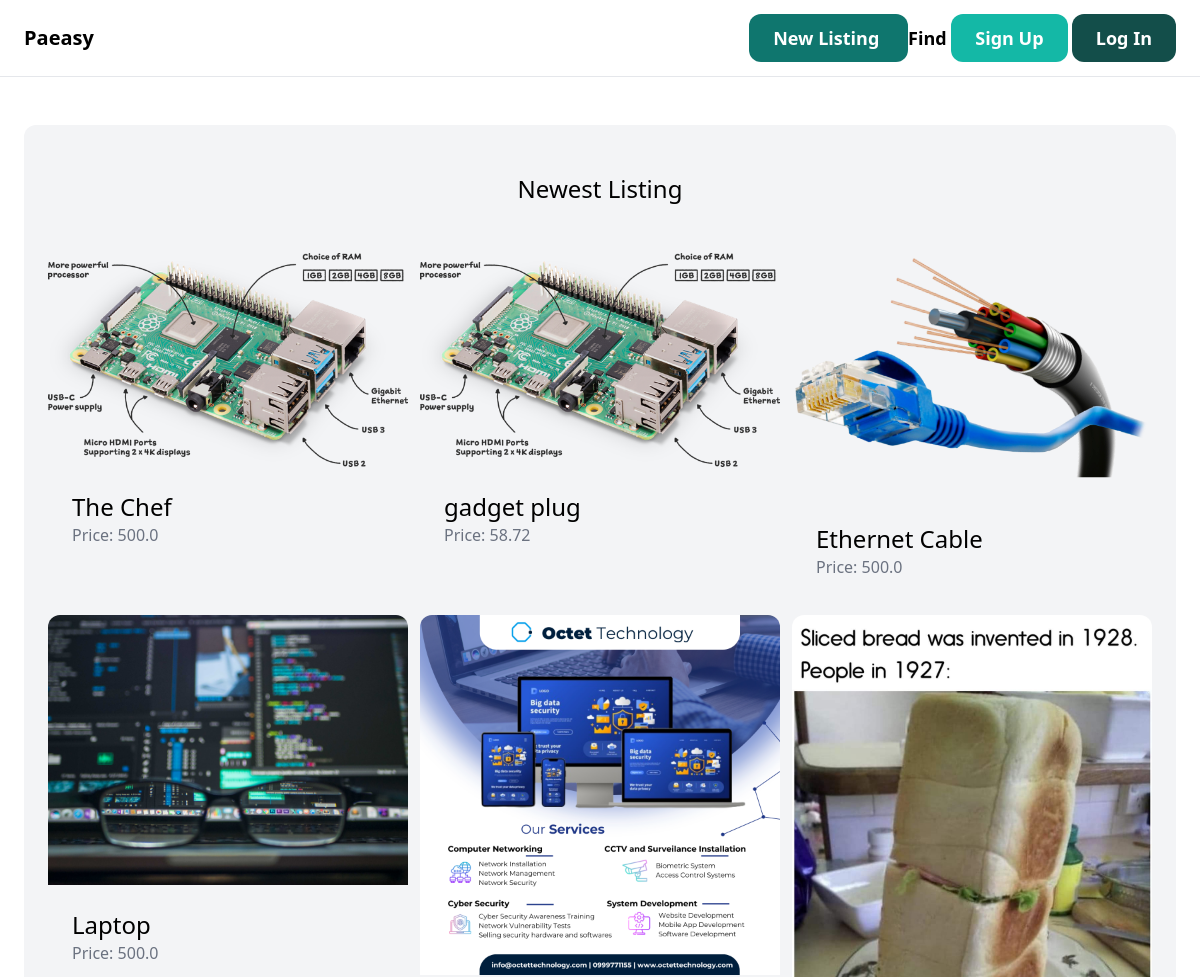
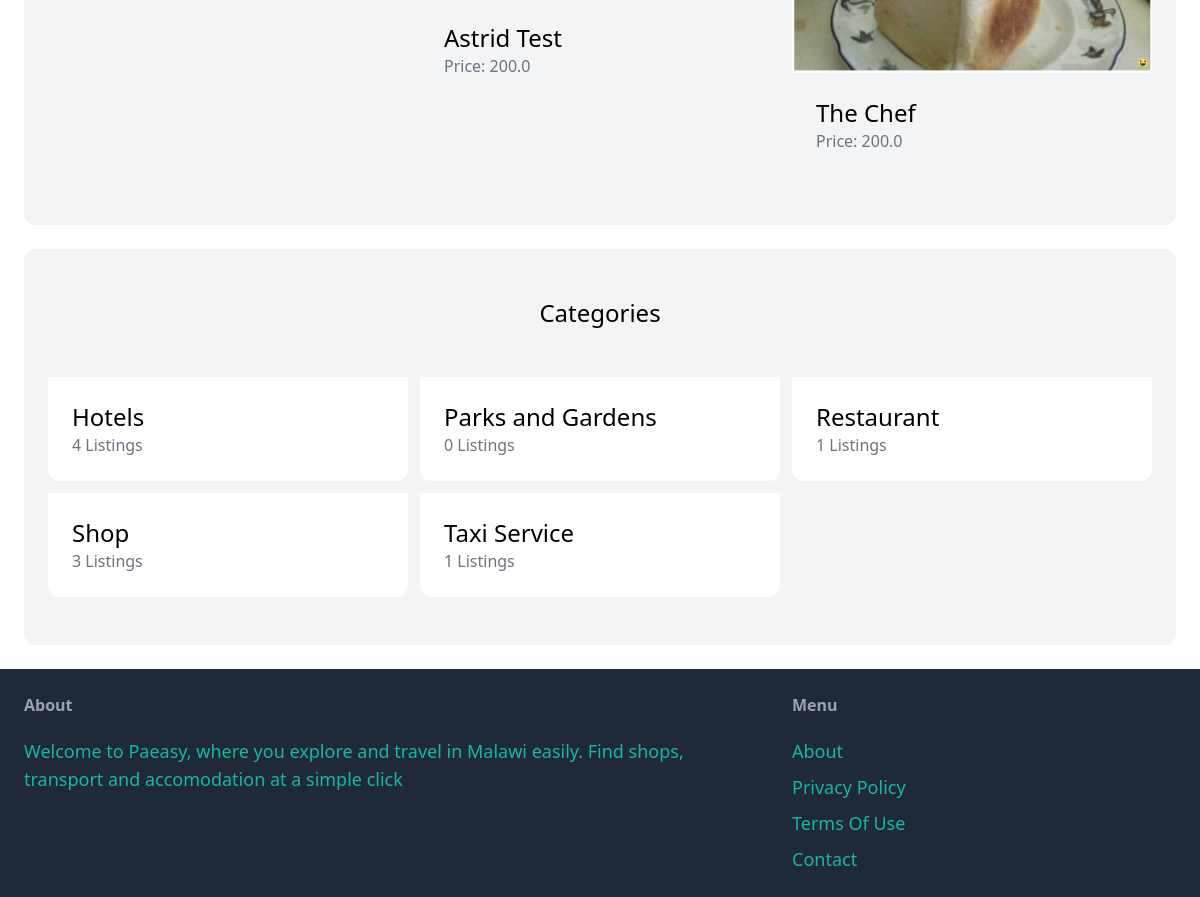
The page / on the database its author committed (2 pictures, top to bottom).
### listing/models.py (models this page shows, shortened)
class Listing(models.Model):
    category = models.ForeignKey(Category, related_name='listings', on_delete=models.CASCADE, default=1)
    name = models.CharField(max_length=255)
    description = models.TextField(blank=True, null=True)
    price = models.FloatField()
    image = models.ImageField(upload_to='Listing_images', blank=True, null=True)
    is_sold = models.BooleanField(default=False)
    created_by = models.ForeignKey(User, related_name='listings', on_delete=models.CASCADE)
    created_at = models.DateTimeField(auto_now_add=True)

class Category(models.Model):
    name = models.CharField(max_length=255)
    class Meta:
        ordering = ('name',)
        verbose_name_plural = 'Categories'

### core/views.py (the view)
# urls.py: path('', views.index, name='index'),
def index(request):
    listings = Listing.objects.filter(is_sold=False) [0:6]
    categories = Category.objects.all()
    return render(request, 'core/index.html', {
        'categories': categories,
        'listings': listings,
    })

### core/templates/core/index.html (shortened to what this page needs)
{% extends 'core/base.html' %}
{% block content %}
    <div class="mt-6 px-6 py-12 bg-gray-100 rounded-xl">
        <h2 class="mb-12 text-2xl text-center"> Newest Listing</h2>
        <div class="grid grid-cols-3 gap-3">
            {% for listing in listings %}
                <div>
                     <a href="{% url 'listing:detail' listing.id %}">
                        <div>
                            <img src="{{ listing.image.url }}" class="rounded-t-xl">
                        </div>
                        <div class="p-6 bg-teal  rounded-b-xl">
                            <h2 class="text-2xl">{{ listing.name }}</h2>
                            <p class="text-gray-500">Price: {{ listing.price | safe }}</p>
                        </div>
                    </a>
                </div>
            {% endfor %}
        </div>
    </div>
    <div class="mt-6 px-6 py-12 bg-gray-100 rounded-xl">
        <h2 class="mb-12 text-2xl text-center">Categories</h2>
        <div class="grid grid-cols-3 gap-3">
            {% for category in categories %}
            <div>
                <a href="#">
                   <div class="p-6 bg-white rounded-b-xl">
                       <h2 class="text-2xl">{{ category.name }}</h2>
                       <p class="text-gray-500">{{ category.listings.count }} Listings </p>
                   </div>
               </a>
           </div>
           {% endfor %}
        </div>
    </div>
{% endblock %}

### core/templates/core/base.html (shortened to what this page needs)
<!doctype html>
<html>
    <head>
        <script src = "https://cdn.tailwindcss.com"></script>
    </head>
    <body>
        <nav class="py-6 px-6 flex justify-between items-center border-b border-grey-200">
            <a href="/" class="text-xl font-semibold"> Paeasy</a>
            <div class="space -x-6">
                <a href="{% url 'listing:new' %}" class="px-6 py-3 text-lg font-semibold bg-teal-700 text-white rounded-xl hovering:bg-gray-500"> New Listing </a>
                <a href="#" class="text-lg font-semibold hover:text-grey-500"> Find  </a>
                {% if request.user.is_authenticated %}
                    <a href="#" class="px-6 py-3 text-lg font-semibold bg-teal-500 text-white rounded-xl hovering:bg-teal-700"> Inbox</a>
                    <a href="{% url 'dashboard:index' %}" class="px-6 py-3 text-lg font-semibold bg-teal-900 text-white rounded-xl hovering:bg-teal-900"> Dashboard</a>
                {% else%}
                <a href="{% url 'core:signup'%}" class="px-6 py-3 text-lg font-semibold bg-teal-500 text-white rounded-xl hovering:bg-teal-700"> Sign Up</a>
                <a href="{% url 'core:login' %}"class="px-6 py-3 text-lg font-semibold bg-teal-900 text-white rounded-xl hovering:bg-teal-900"> Log In</a>
                {% endif %}
        </nav>
        <div class="px-6 py-6">
            {% block content %}
         {% endblock %}
        </div>
        <footer class="py-6 px-6 flex justify-between bg-gray-800">
            <div class="w-2/3 pr-10">
                <h3 class="mb-5 font-semibold text-gray-400">About</h3>
                <p class="text-lg text-teal-500 "> Welcome to Paeasy, where you explore and travel in Malawi easily. Find shops, transport and accomodation at a simple click </p>
            </div>
            <div class="w-1/3">
                <h3 class="mb-5 font-semibold text-gray-400"> Menu</h3>
                <ul class="space-y-2">
                    <li><a href="#" class="text-lg text-teal-500 hover:text-teal-700"> About</a></li>
                    <li><a href="#" class="text-lg text-teal-500 hover:text-teal-700">Privacy Policy</a></li>
                    <li><a href="#" class="text-lg text-teal-500 hover:text-teal-700"> Terms Of Use</a></li>
                    <li><a href=" {% url 'core:contact' %} " class="text-lg text-teal-500 hover:text-teal-700">Contact</a></li>
            </body>
</html>

### rows shown on the page
Listing: image (picture), name "The Chef", price "500.0"
Listing: image (picture), name "gadget plug", price "58.72"
Listing: image (picture), name "Ethernet Cable", price "500.0"
Listing: image (picture), name "Laptop", price "500.0"
Listing: image (picture), name "Astrid Test", price "200.0"
Listing: image (picture), name "The Chef", price "200.0"
Category: name "Hotels", listings.count "4"
Category: name "Parks and Gardens", listings.count "0"
Category: name "Restaurant", listings.count "1"
Category: name "Shop", listings.count "3"
Category: name "Taxi Service", listings.count "1"
